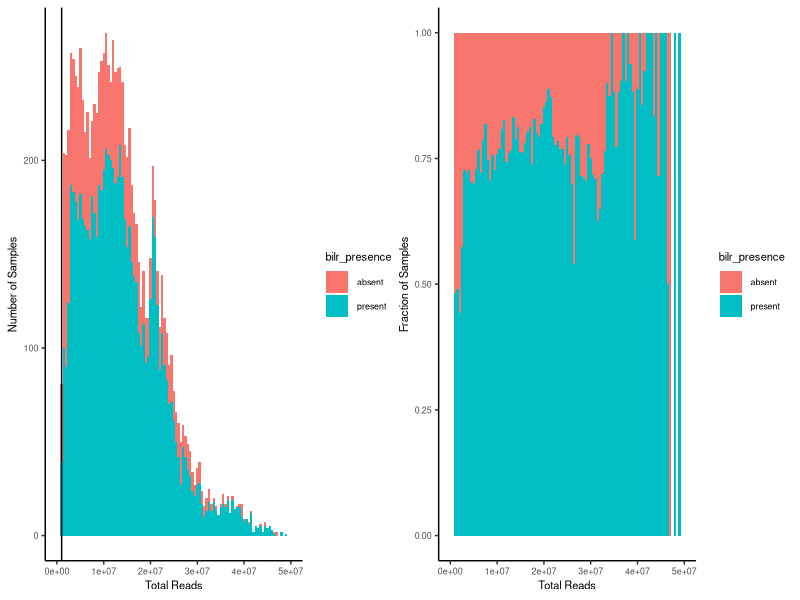
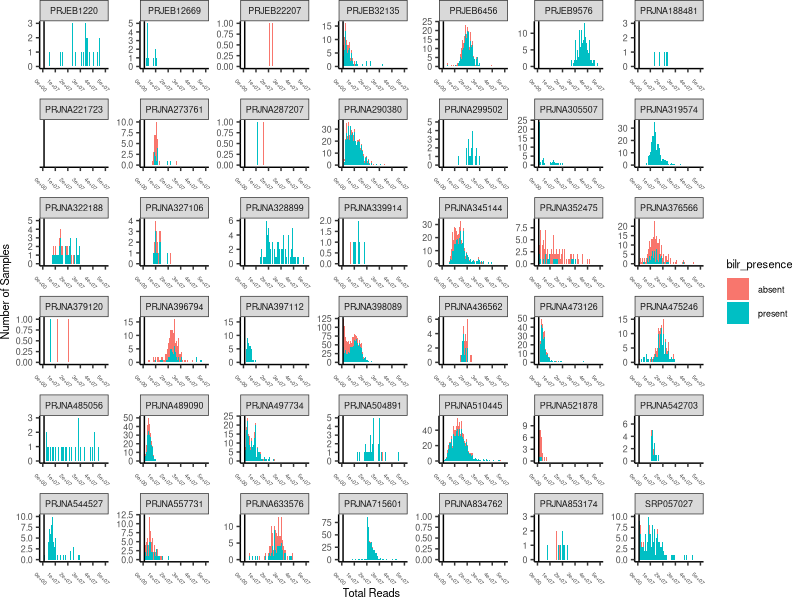
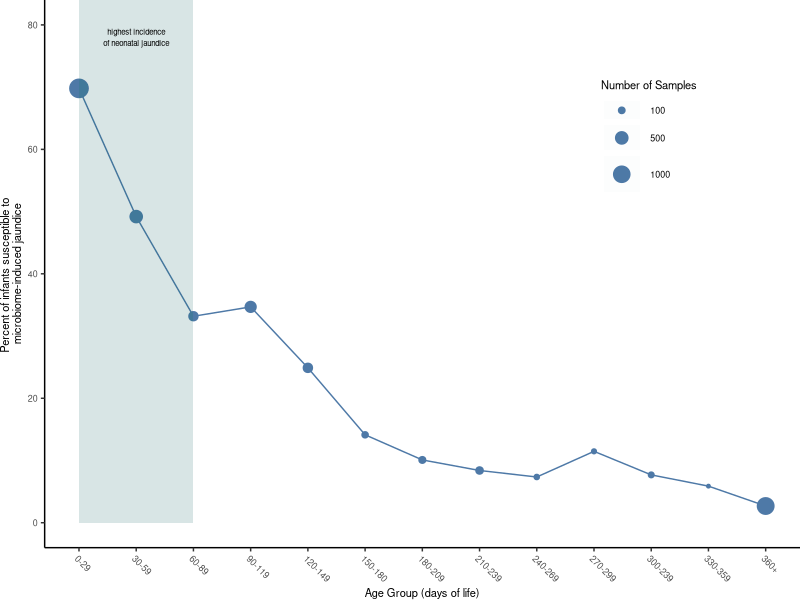
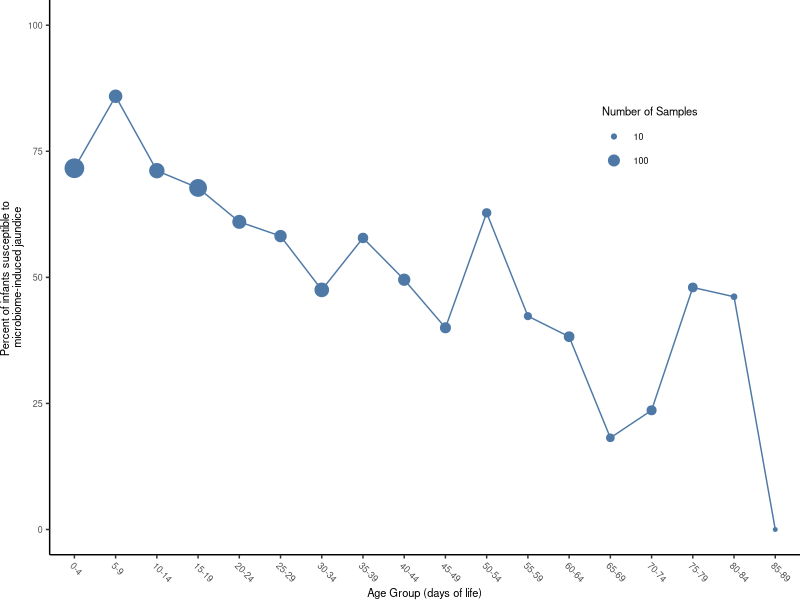
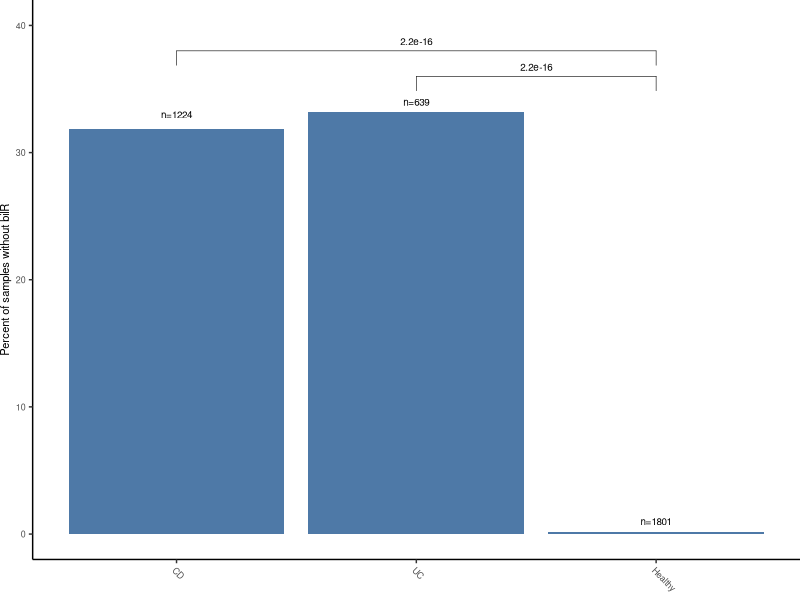
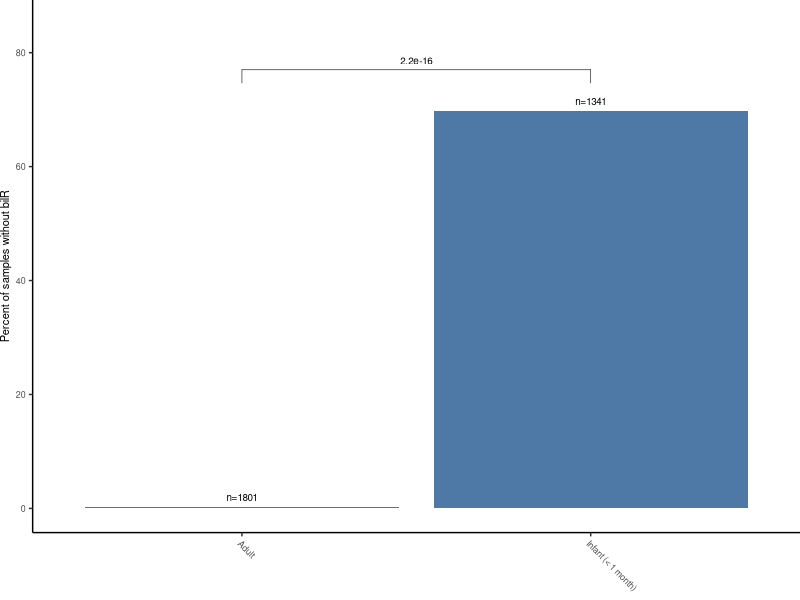
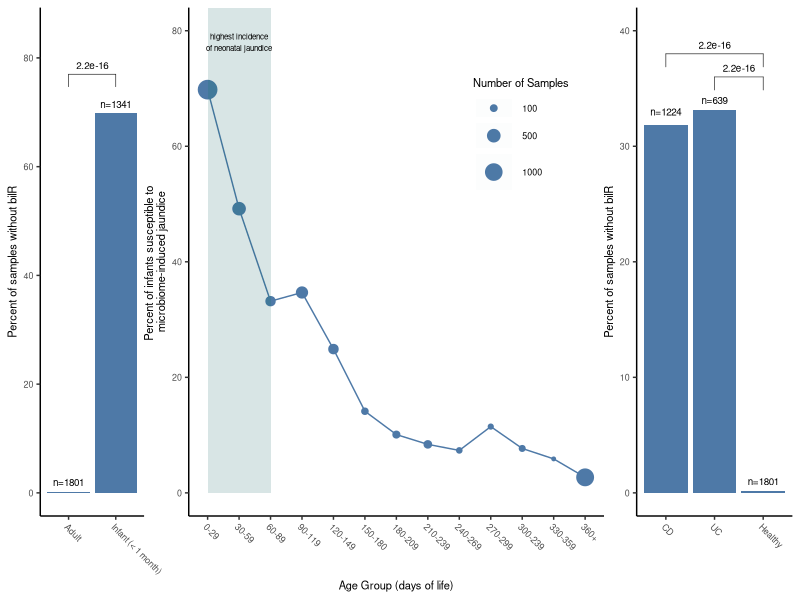
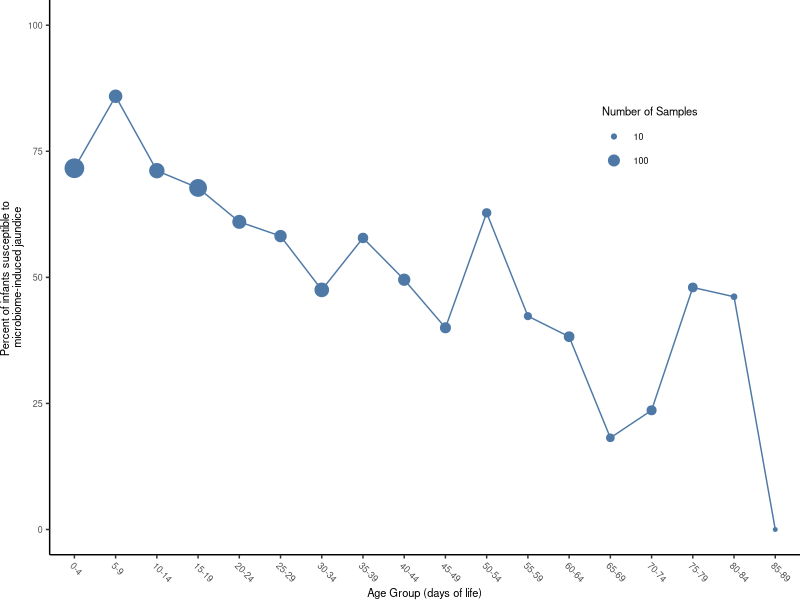

Write R code to recreate these figures, in order.
## ---- chunk 1
library(ggplot2)
library(ggpubr)
library(dplyr)
library(patchwork)
library(ggthemes)
library(tidyverse)

pub_theme <- function() {
  theme_bw() + 
    theme(
      panel.grid.major = element_blank(), 
      panel.grid.minor = element_blank(), 
      panel.border = element_blank(), 
      axis.line = element_line(colour = "black"), 
      text=element_text(family = 'sans', size = 8),  
      plot.margin= margin(0,0,0,0,'cm'), 
      panel.background = element_blank(),
      plot.background = element_blank())
}
## ---- chunk 2
# Read in overall data file
project_data <- read.csv('./bilirubin_mgx_data.csv', row.names = 1)

# Calculate CPM values for the bilR gene. Remove samples with less than 1 
# million reads
project_data$bilr_tot <- (project_data$bilR/project_data$total_reads)*1000000
project_data <- project_data[project_data$total_reads > 1000000,]


# Classify each sample as having bilR present or absent if CPM is greater than 5
cpm_threshold = 5
project_data$bilr_presence[project_data$bilr_tot <= cpm_threshold] <- 'absent'
project_data$bilr_presence[project_data$bilr_tot > cpm_threshold] <- 'present'

## ---- chunk 3
# Plot lower abundance bins where most data points fall. 
bilr_hist <- ggplot(project_data, aes(x=total_reads, fill=bilr_presence)) + 
  geom_histogram(binwidth = 500000) + pub_theme() + xlim(0,5.0e07) + 
  xlab('Total Reads') + ylab('Number of Samples') + geom_vline(xintercept = 1000000)
bilr_hist_stack <- ggplot(project_data, aes(x=total_reads, fill=bilr_presence)) + 
  geom_histogram(binwidth = 500000, position='fill') + pub_theme() + xlim(0,5.0e07) + 
  xlab('Total Reads') + ylab('Fraction of Samples')
bilr_hist | bilr_hist_stack
## ---- chunk 4
# Plot lower abundance bins where most data points fall. 
bilr_hist_panels <- ggplot(project_data, aes(x=total_reads, fill=bilr_presence)) + 
  geom_histogram(binwidth = 500000) + pub_theme() + xlim(0,5.0e07) + 
  xlab('Total Reads') + ylab('Number of Samples') + geom_vline(xintercept = 1000000) +
  facet_wrap(~bioproject, scales = 'free')  + theme(axis.text.x = element_text(size = 4, angle = -45))

bilr_hist_panels
## ---- chunk 5
# Subset project data to only include samples from infant data sets in first year
infant_data <- project_data[project_data$host_disease == 'infant',]
infant_data$host_age <- as.numeric(infant_data$host_age)
infant_data <- infant_data[!is.na(infant_data$host_age), ]
infant_data <- infant_data[infant_data$host_age <= 365,]

# Bin first year infant samples into bins of 30 days
infant_data$bin <- cut(infant_data$host_age, seq(-1, max(infant_data$host_age)+30, 30))

infant_data$bin <- factor(infant_data$bin, levels = c('(-1,29]', '(29,59]', '(59,89]',
                                                                    '(89,119]', '(119,149]', '(149,179]',
                                                                    '(179,209]', '(209,239]', '(239,269]',
                                                                    '(269,299]', '(299,329]', '(329,359]',
                                                                    '(359,389]'), 
                                 labels = c('0-29', '30-59', '60-89',
                                            '90-119', '120-149', '150-180',
                                            '180-209', '210-239', '240-269',
                                            '270-299', '300-239', '330-359',
                                            '360+'))


# Calculate fraction of samples with bilR present across infant age bins. 
means_bilr <- as.data.frame(infant_data %>% 
                              group_by(bin) %>% 
                              summarise(across(bilr_tot, mean), sample_size = n()))
colnames(means_bilr) <- c('age', 'avg', 'Number of Samples')
t <- as.data.frame(table(infant_data[c('bin', 'bilr_presence')]))
t <- t[t$bilr_presence == 'present',]
colnames(t) <- c('age', 'presence', 'present_count')
means_bilr <- merge(means_bilr, t, by='age')
means_bilr$frac <- means_bilr$present_count / means_bilr$`Number of Samples`

# Plot bilR abscence (1-presence) over the first year of life. 
bilR_infants <- ggplot(means_bilr, aes(x=factor(age), y=(1-frac)*100, size=`Number of Samples`, group='Gene')) + geom_point(color='#4E79A7') +
  geom_line(size=0.5, color='#4E79A7') +  pub_theme() + xlab('Age Group (days of life)') +
  ylab('Percent of infants susceptible to \nmicrobiome-induced jaundice') + 
  theme(axis.text.x=element_text(angle = -45, hjust = 0), legend.position = c(0.80,0.75), legend.background = element_rect(colour = NA),
        plot.margin= margin(0,0,0,0,'cm')) + 
  ylim(0,80) + scale_color_tableau(palette = "Tableau 10", type = "regular",direction = 1) + 
  geom_rect(aes(xmin='0-29', xmax='60-89', ymin=0, ymax=Inf), fill='#4E79A7', alpha=0.01) + 
  annotate(geom='text', x='30-59', y=78, label='highest incidence\nof neonatal jaundice', size=2) + scale_size(breaks=c(100,500,1000))

infant_frac <- means_bilr
infant_frac <- infant_frac[c('age', 'frac')]

bilR_infants
## ---- chunk 6
# Subset project data to only include samples from infant data sets in first year
infant_data_3m <- project_data[project_data$host_disease == 'infant',]
infant_data_3m$host_age <- as.numeric(infant_data_3m$host_age)
infant_data_3m <- infant_data_3m[!is.na(infant_data_3m$host_age), ]
infant_data_3m <- infant_data_3m[infant_data_3m$host_age <= 89,]

# Bin first year infant samples into bins of 30 days
infant_data_3m$bin <- cut(infant_data_3m$host_age, seq(-1, max(infant_data_3m$host_age)+5, 5))

infant_data_3m$bin <- factor(infant_data_3m$bin, levels = c('(-1,4]','(4,9]','(9,14]','(14,19]','(19,24]','(24,29]','(29,34]','(34,39]','(39,44]','(44,49]','(49,54]','(54,59]','(59,64]','(64,69]','(69,74]','(74,79]','(79,84]','(84,89]'), 
                                 labels = c('0-4','5-9','10-14','15-19','20-24','25-29','30-34','35-39','40-44','45-49','50-54','55-59','60-64','65-69','70-74','75-79','80-84','85-89'))


# Plot bilR presence over time for infants
means_bilr <- as.data.frame(infant_data_3m %>% 
                              group_by(bin) %>% 
                              summarise(across(bilr_tot, mean), sample_size = n()))
colnames(means_bilr) <- c('age', 'avg', 'Number of Samples')
t <- as.data.frame(table(infant_data_3m[c('bin', 'bilr_presence')]))
t <- t[t$bilr_presence == 'present',]
colnames(t) <- c('age', 'presence', 'present_count')
means_bilr <- merge(means_bilr, t, by='age')
means_bilr$frac <- means_bilr$present_count / means_bilr$`Number of Samples`
means_bilr <- means_bilr[order(means_bilr$age),]

bilR_infants_3m <- ggplot(means_bilr, aes(x=age, y=(1-frac)*100, size=`Number of Samples`, group='Gene')) + geom_point(color='#4E79A7') +
  geom_line(size=0.5, color='#4E79A7') +  pub_theme() + xlab('Age Group (days of life)') +
  ylab('Percent of infants susceptible to \nmicrobiome-induced jaundice') + 
  theme(axis.text.x=element_text(angle = -45, hjust = 0), legend.position = c(0.80,0.75), legend.background = element_rect(colour = NA),
        plot.margin= margin(0,0,0,0,'cm')) + scale_x_discrete(limits=c('0-4','5-9','10-14','15-19','20-24','25-29','30-34','35-39','40-44','45-49','50-54','55-59','60-64','65-69','70-74','75-79','80-84','85-89')) +
  ylim(0,100) + scale_color_tableau(palette = "Tableau 10", type = "regular",direction = 1) + scale_size(breaks=c(10,100,500))
ggsave('S4Figure.png', bg='transparent', width=7, height=4)
bilR_infants_3m
## ---- chunk 7
# Subset data to only include samples from healthy adults, CD, or UC patients. 
ibd_data <- project_data[project_data$host_disease %in% c('CD', 'UC', 'healthy'),]


bilr_disease <- as.data.frame.matrix(table(ibd_data[c('host_disease', 'bilr_presence')]))
bilr_disease$host_disease <- row.names(bilr_disease)
bilr_disease$host_disease <- factor(bilr_disease$host_disease, levels=c('CD', 'UC', 'healthy'), labels=c('CD', 'UC', 'Healthy'))
bilr_disease$total <- bilr_disease$absent + bilr_disease$present
bilr_disease$absent_frac <- bilr_disease$absent / bilr_disease$total

project_sub <-  ibd_data[ibd_data$host_disease %in% c('CD', 'UC', 'healthy'),]
project_sub$host_disease <- factor(project_sub$host_disease, levels=c('CD', 'UC', 'healthy'))
prop.test(table(project_sub$host_disease, project_sub$bilr_presence), correct=TRUE)

project_sub_sub <- ibd_data[ibd_data$host_disease %in% c('CD', 'UC'),]
project_sub_sub$host_disease <- factor(project_sub_sub$host_disease, levels=c('CD', 'UC'))
prop.test(table(project_sub_sub$host_disease, project_sub_sub$bilr_presence), correct=TRUE)

project_sub_sub <- ibd_data[ibd_data$host_disease %in% c('CD', 'healthy'),]
project_sub_sub$host_disease <- factor(project_sub_sub$host_disease, levels=c('CD', 'healthy'))
prop.test(table(project_sub_sub$host_disease, project_sub_sub$bilr_presence), correct=TRUE)

project_sub_sub <- ibd_data[ibd_data$host_disease %in% c('UC', 'healthy'),]
project_sub_sub$host_disease <- factor(project_sub_sub$host_disease, levels=c('UC', 'healthy'))
prop.test(table(project_sub_sub$host_disease, project_sub_sub$bilr_presence), correct=TRUE)


healthy_ibd <- ggplot(bilr_disease, aes(x=host_disease, y=absent_frac*100), ) + 
  geom_bar(stat = 'identity', position='stack', fill='#4E79A7') + ylim(0,40) +
  theme_bw() +
  ylab('Percent of samples without bilR') + pub_theme() + xlab(element_blank()) +
  theme(axis.text.x=element_text(angle = -45, hjust = 0), legend.position='none;') + scale_fill_tableau(palette = "Tableau 10", type = "regular",direction = 1) +
  geom_bracket(xmin=c('CD', 'UC'), xmax=c('Healthy', 'Healthy'), label=c('2.2e-16', '2.2e-16'), y.position = c(38, 36), size=0.2, label.size=2.5, vjust=0) + 
  annotate(geom='text', x=c('CD', 'UC', 'Healthy'), y=c(33, 34, 1),label=c('n=1224', 'n=639', 'n=1801') , size=2.5)

disease_frac <- bilr_disease[c('absent_frac')]


healthy_ibd



## ---- chunk 8
colnames(infant_frac) <- c('group', 'absent_frac')
infant_frac$absent_frac <- 1-infant_frac$absent_frac
disease_frac$group <- rownames(disease_frac)
healthy_infant <- rbind(infant_frac, disease_frac)
healthy_infant <- healthy_infant[healthy_infant$group %in% c('healthy', '0-29'),]
healthy_infant$group <- factor(healthy_infant$group, levels=c('healthy', '0-29'),
                               labels=c('Adult', 'Infant (< 1 month)'))

healthy_infant_dat <- rbind(infant_data[infant_data$host_age <= 30,][c('host_disease', 'bilr_presence')], ibd_data[ibd_data$host_disease == 'healthy',][c('host_disease', 'bilr_presence')])
healthy_infant_dat$host_disease <- factor(healthy_infant_dat$host_disease, levels=c('infant', 'healthy'))
prop.test(table(healthy_infant_dat$host_disease, healthy_infant_dat$bilr_presence), correct=TRUE)


health_infant <- ggplot(healthy_infant, aes(x=group, y=absent_frac*100), ) + 
  geom_bar(stat = 'identity', position='stack', fill='#4E79A7') + ylim(0,85) +
  theme_bw() +
  ylab('Percent of samples without bilR') + pub_theme() + xlab(element_blank()) +
  theme(axis.text.x=element_text(angle = -45, hjust = 0), legend.position='none', plot.margin= margin(0,0,0,0,'cm')) + scale_fill_tableau(palette = "Tableau 10", type = "regular",direction = 1) +
  geom_bracket(xmin=c('Infant (< 1 month)'), xmax=c('Adult'), label=c('2.2e-16'), y.position = c(77), size=0.2, label.size=2.5, vjust=0) + 
  annotate(geom='text', x=c('Infant (< 1 month)', 'Adult'), y=c(71.5, 2),label=c('n=1341','n=1801') , size=2.5)
health_infant
## ---- chunk 9
health_infant + bilR_infants + healthy_ibd + plot_layout(widths=c(1,4,1.5))
ggsave('Figure6.svg', bg='transparent', width=7, height=4)
